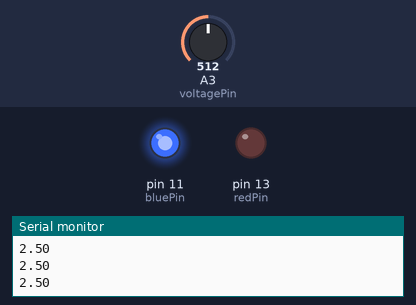
Bench run of a sketch on a simulated Arduino Uno, built with avr-gcc and run on an emulated ATmega328P. Shown: output pins drawn as LEDs (lit = HIGH), the last lines printed to the serial monitor. Inputs (shaded band) come from the test bench; at power-on: A3 (voltagePin) = 512.

Above: at 1.3 s.
1.4 s: A3 (voltagePin) set to 806
2.9 s: A3 (voltagePin) set to 829
At 3.3 s:
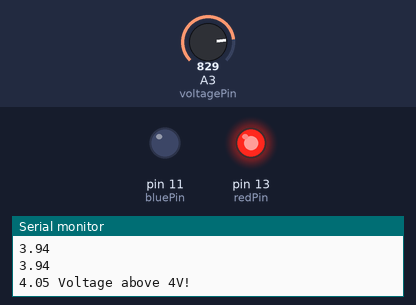
4.5 s: A3 (voltagePin) set to 716
At 5.7 s:
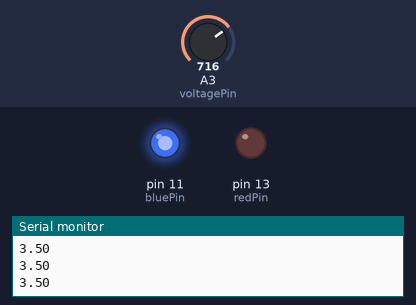
6.0 s: A3 (voltagePin) set to 900
At 6.9 s:
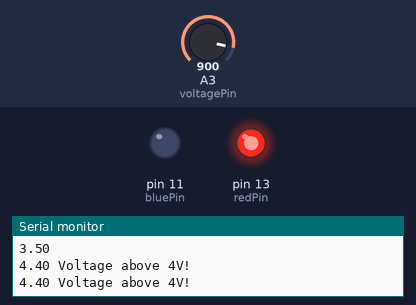
Timing chart, 0 to 8.5 s (numbered marks = the images above; inputs shaded):
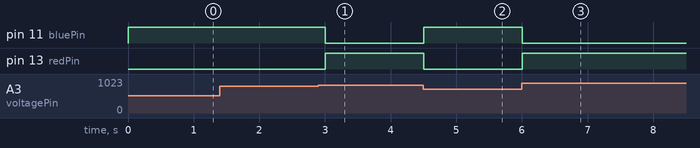

The sketch:

Potentiometer.ino
```cpp
int redPin = 13;
int bluePin = 11;
int voltagePin = A3;
float readVoltage = 0.0;
int waitTime = 500;
String warning = "Voltage above 4V!";
void setup() {
  pinMode(redPin, OUTPUT);
  pinMode(bluePin, OUTPUT);
  pinMode(voltagePin, INPUT);
  Serial.begin(9600);
}

void loop() {
  readVoltage = analogRead(voltagePin);
  float voltageVolts = (5.0/1023.0)*readVoltage;
  if(voltageVolts>4.0){
    digitalWrite(redPin, HIGH);
    digitalWrite(bluePin, LOW);
    Serial.print(voltageVolts);
    Serial.print(" ");
    Serial.println(warning);
  }else{
    digitalWrite(bluePin, HIGH);
    digitalWrite(redPin, LOW);
    Serial.println(voltageVolts);
  }
  delay(waitTime);
}
```

Measured:
- the behaviour switches between 818 and 819 on A3 (voltagePin) (found by bisection; images 0 and 1)
- after the input at 2.9 s, pin 11 (bluePin): HIGH → LOW after 0.10 s; pin 13 (redPin): LOW → HIGH after 0.10 s
- after the input at 4.5 s, pin 11 (bluePin): LOW → HIGH at once; pin 13 (redPin): HIGH → LOW at once
- after the input at 6.0 s, pin 11 (bluePin): HIGH → LOW at once; pin 13 (redPin): LOW → HIGH at once
